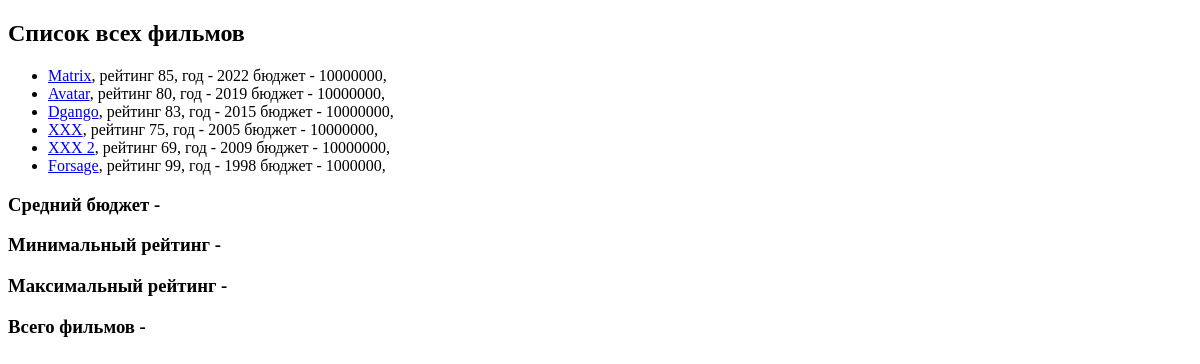
The app's page /, older data.
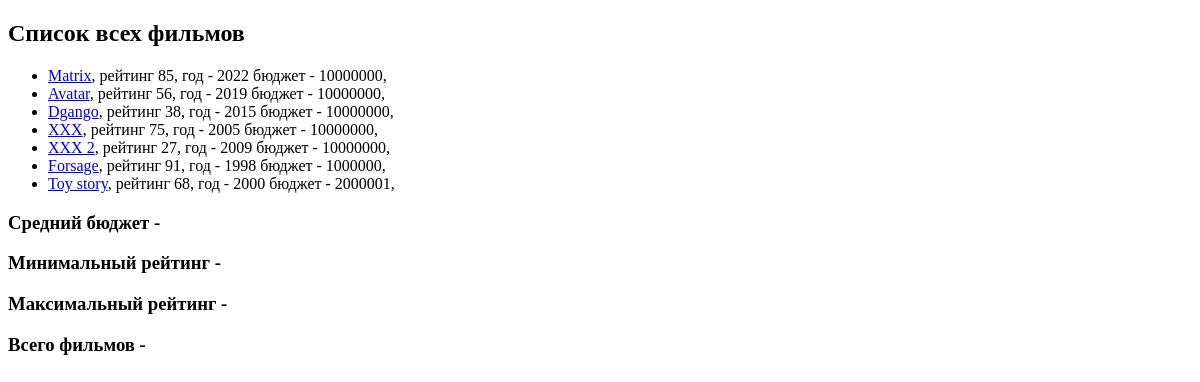
The same page, newer data.
### movie_app/models.py (models this page shows, shortened)
class Movie(models.Model):
    EURO = 'EUR'
    USD = 'USD'
    RUB = 'RUB'
    CURRENCY_CHOICES = [
        (EURO, 'Euro'),
        (USD, 'Dollars'),
        (RUB, 'Rubles'),
    ]
    name = models.CharField(max_length=20)
    rating = models.IntegerField(validators=[MinValueValidator(1),
                                             MaxValueValidator(100)])
    year = models.IntegerField(null=True, blank=True)
    budget = models.IntegerField(default=10000000, blank=True, validators=[MinValueValidator(1)])
    currency = models.CharField(max_length=3, choices=CURRENCY_CHOICES, default=RUB)
    slug = models.SlugField(default='', null=False, db_index=True)
    director = models.ForeignKey(Director, on_delete=models.PROTECT, null=True)  # связь один ко многим
    actors = models.ManyToManyField(Actor)  # связь многие ко многим
    def get_url(self):
        return reverse('movie-detail', args=[self.slug])

### movie_app/views.py (the view)
# urls.py: path('', views.ShowAllMovie.as_view()),
class ShowAllMovie(ListView):
    template_name = 'movie_app/all_movies.html'
    model = Movie
    context_object_name = 'movies'

### movie_app/templates/movie_app/all_movies.html (shortened to what this page needs)
{% extends 'movie_app/base.html' %}
{% block content %}
    <h2>Список всех фильмов</h2>
    <ul>
        {% for movie in movies %}
            <li><a href="{{ movie.get_url }}">
                {{ movie.name }}</a>,
                рейтинг {{ movie.rating }},
                год - {{ movie.year|default:"Неизвестен" }}
                бюджет - {{ movie.budget }},
            </li>
            {% endfor %}
    </ul>
    <h3>Средний бюджет - {{ agg.budget__avg }}</h3>
    <h3>Минимальный рейтинг - {{ agg.rating__min }}</h3>
    <h3>Максимальный рейтинг - {{ agg.rating__max }}</h3>
    <h3>Всего фильмов - {{ total }}</h3>
{% endblock %}

Row changes from the older to the newer data that the page shows:
changed Movie "Avatar": rating "80" → "56"
changed Movie "Dgango": rating "83" → "38"
changed Movie "XXX 2": rating "69" → "27"
changed Movie "Forsage": rating "99" → "91"
added Movie: name "Toy story", rating "68", year "2000", budget "2000001"
